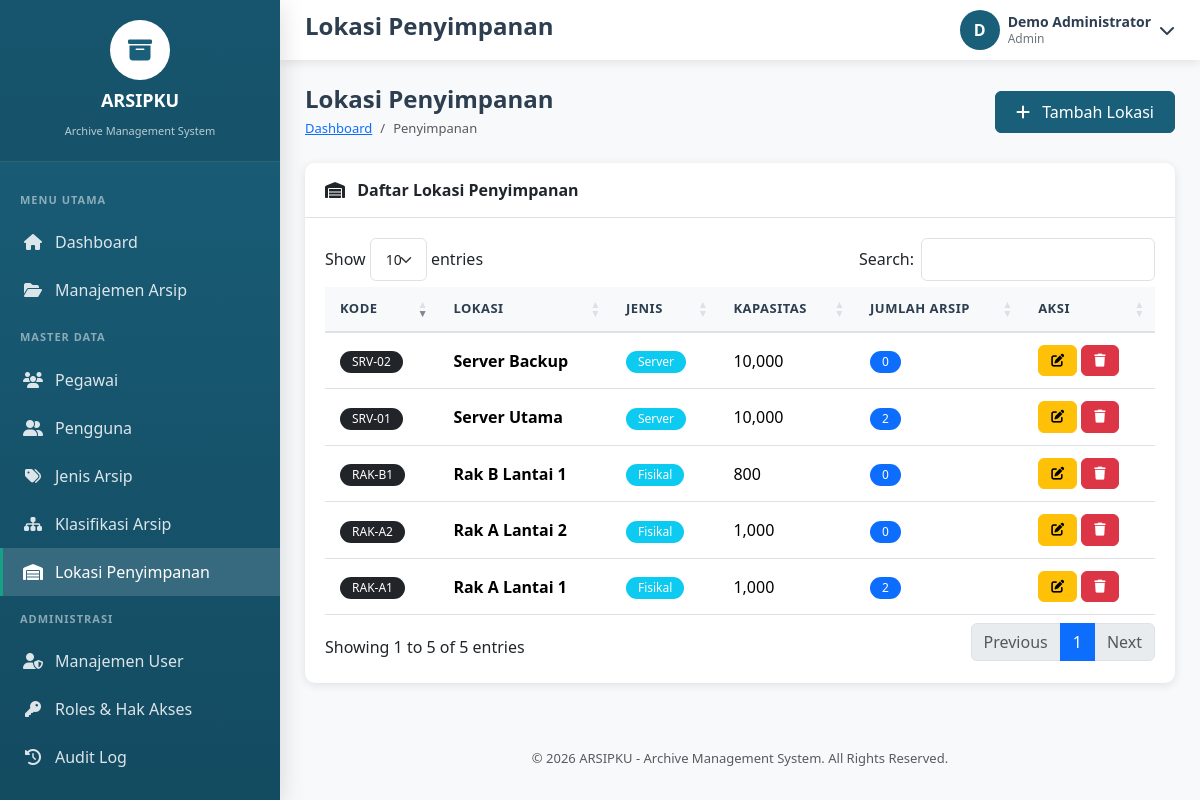
Screenshot of /penyimpanan.php (signed in) with the database file from the repository.
### tables this page shows
CREATE TABLE Penyimpanan (
    ID_Penyimpanan INT PRIMARY KEY AUTO_INCREMENT,
    Kode_Lokasi VARCHAR(50),
    Lokasi_Penyimpanan VARCHAR(255) NOT NULL,
    Kapasitas_Penyimpanan INT DEFAULT 0,
    Kapasitas_Terpakai INT DEFAULT 0,
    Jenis_Penyimpanan ENUM('Fisikal', 'Server') DEFAULT 'Fisikal',
    Kondisi_Penyimpanan TEXT,
    Created_At TIMESTAMP DEFAULT CURRENT_TIMESTAMP
);

### config/config.php (called while the page is built, shortened)
<?php
function getUserRole() {
    return $_SESSION['user_role'] ?? 'Viewer';
}
function hasAccess($requiredRole) {
    $userRole = getUserRole();
    $roles = ['Admin' => 3, 'Operator' => 2, 'Viewer' => 1];
    return ($roles[$userRole] ?? 0) >= ($roles[$requiredRole] ?? 0);
}
?>

### penyimpanan.php (the view, shortened to what this page needs)
<?php
require_once 'includes/header.php';
$db = getDB();
$penyimpananList = $db->query("
    SELECT
        p.*,
        COUNT(a.ID_Arsip) AS total_arsip
    FROM Penyimpanan p
    LEFT JOIN Arsip a
        ON a.ID_Penyimpanan = p.ID_Penyimpanan
    GROUP BY
        p.ID_Penyimpanan,
        p.Kode_Lokasi,
        p.Lokasi_Penyimpanan,
        p.Kapasitas_Penyimpanan,
        p.Jenis_Penyimpanan
    ORDER BY p.ID_Penyimpanan ASC
")->fetchAll();
require_once 'includes/sidebar.php';
require_once 'includes/topbar.php';
?>
<div class="page-header d-flex justify-content-between align-items-center">
<div>
<h1 class="page-title">
Lokasi Penyimpanan
</h1>
<nav aria-label="breadcrumb">
<ol class="breadcrumb">
<li class="breadcrumb-item">
<a href="index.php">
Dashboard
</a>
</li>
<li class="breadcrumb-item active">
Penyimpanan
</li>
</ol>
</nav>
</div>
<?php if(hasAccess('Operator')): ?>
<button
class="btn btn-primary"
data-bs-toggle="modal"
data-bs-target="#addModal">
<i class="fas fa-plus me-2"></i>
Tambah Lokasi
</button>
<?php endif; ?>
</div>
<div class="card">
<div class="card-header">
<i class="fas fa-warehouse me-2"></i>
Daftar Lokasi Penyimpanan
</div>
<div class="card-body">
<div class="table-responsive">
<table class="table data-table">
<thead>
<tr>
<th>Kode</th>
<th>Lokasi</th>
<th>Jenis</th>
<th>Kapasitas</th>
<th>Jumlah Arsip</th>
<th>Aksi</th>
</tr>
</thead>
<tbody>
<?php foreach($penyimpananList as $py): ?>
<tr>
<td>
<span class="badge bg-dark">
<?= htmlspecialchars($py['Kode_Lokasi'] ?? '-') ?>
</span>
</td>
<td>
<strong>
<?= htmlspecialchars($py['Lokasi_Penyimpanan']) ?>
</strong>
</td>
<td>
<span class="badge bg-info">
<?= htmlspecialchars($py['Jenis_Penyimpanan'] ?? '-') ?>
</span>
</td>
<td>
<?= number_format($py['Kapasitas_Penyimpanan'] ?? 0) ?>
</td>
<td>
<span class="badge bg-primary">
<?= $py['total_arsip'] ?>
</span>
</td>
<td>
<?php if(hasAccess('Operator')): ?>
<button
class="btn btn-sm btn-warning"
onclick='editPenyimpanan(<?= json_encode($py) ?>)'>
<i class="fas fa-edit"></i>
</button>
<?php endif; ?>
<?php if(hasAccess('Admin')): ?>
<form method="POST" style="display:inline;">
<button
type="submit"
class="btn btn-sm btn-danger"
onclick="return confirm('Hapus lokasi penyimpanan ini?')">
<i class="fas fa-trash"></i>
</button>
</form>
<?php endif; ?>
</td>
</tr>
<?php endforeach; ?>
</tbody>
</table>
</div>
</div>
</div>
<?php require_once 'includes/footer.php'; ?>

### assets/css/style.css (style rules this page uses)
:root { --primary-color: #1a5f7a; --primary-dark: #134b61; --primary-light: #2980b9; --secondary-color: #16a085; --accent-color: #e74c3c; --sidebar-width: 280px; --header-height: 60px; --bg-light: #f8f9fa; --text-dark: #2c3e50; --text-muted: #6c757d; --border-color: #dee2e6; --shadow: 0 2px 10px rgba(0,0,0,0.1); --shadow-lg: 0 5px 25px rgba(0,0,0,0.15); }
* { margin: 0; padding: 0; box-sizing: border-box; }
body { font-family: 'Segoe UI', Tahoma, Geneva, Verdana, sans-serif; background-color: var(--bg-light); color: var(--text-dark); overflow-x: hidden; }
.page-header { margin-bottom: 25px; }
.page-title { font-size: 24px; font-weight: 600; color: var(--text-dark); margin-bottom: 5px; }
.breadcrumb { background: none; padding: 0; margin: 0; font-size: 13px; }
.card { background: white; border-radius: 10px; box-shadow: var(--shadow); border: none; margin-bottom: 25px; }
.card-header { background: white; border-bottom: 1px solid var(--border-color); padding: 15px 20px; font-weight: 600; border-radius: 10px 10px 0 0 !important; }
.card-body { padding: 20px; }
.table { margin-bottom: 0; }
.table th { background: var(--bg-light); font-weight: 600; color: var(--text-dark); border-bottom: 2px solid var(--border-color); padding: 12px 15px; font-size: 13px; text-transform: uppercase; letter-spacing: 0.5px; }
.table td { padding: 12px 15px; vertical-align: middle; border-bottom: 1px solid var(--border-color); }
.badge { padding: 5px 12px; font-weight: 500; font-size: 12px; border-radius: 20px; }
.btn { padding: 8px 20px; border-radius: 6px; font-weight: 500; transition: all 0.3s ease; }
.btn-primary { background: var(--primary-color); border-color: var(--primary-color); }
.btn-sm { padding: 5px 12px; font-size: 13px; }

### rows the page displays
penyimpanan: Kode_Lokasi "RAK-A1", Lokasi_Penyimpanan "Rak A Lantai 1", Jenis_Penyimpanan "Fisikal", Kapasitas_Penyimpanan "1,000", total_arsip "2"
penyimpanan: Kode_Lokasi "RAK-A2", Lokasi_Penyimpanan "Rak A Lantai 2", Jenis_Penyimpanan "Fisikal", Kapasitas_Penyimpanan "1,000", total_arsip "0"
penyimpanan: Kode_Lokasi "RAK-B1", Lokasi_Penyimpanan "Rak B Lantai 1", Jenis_Penyimpanan "Fisikal", Kapasitas_Penyimpanan "800", total_arsip "0"
penyimpanan: Kode_Lokasi "SRV-01", Lokasi_Penyimpanan "Server Utama", Jenis_Penyimpanan "Server", Kapasitas_Penyimpanan "10,000", total_arsip "2"
penyimpanan: Kode_Lokasi "SRV-02", Lokasi_Penyimpanan "Server Backup", Jenis_Penyimpanan "Server", Kapasitas_Penyimpanan "10,000", total_arsip "0"

### other values shown
APP_NAME "ARSIPKU"
APP_FULL_NAME "Archive Management System"
$pageTitle "Lokasi Penyimpanan"
substr($_SESSION['user_name'] ?? 'U', 0, 1) "D"
$_SESSION['user_name'] "Demo Administrator"
$_SESSION['user_role'] "Admin"
